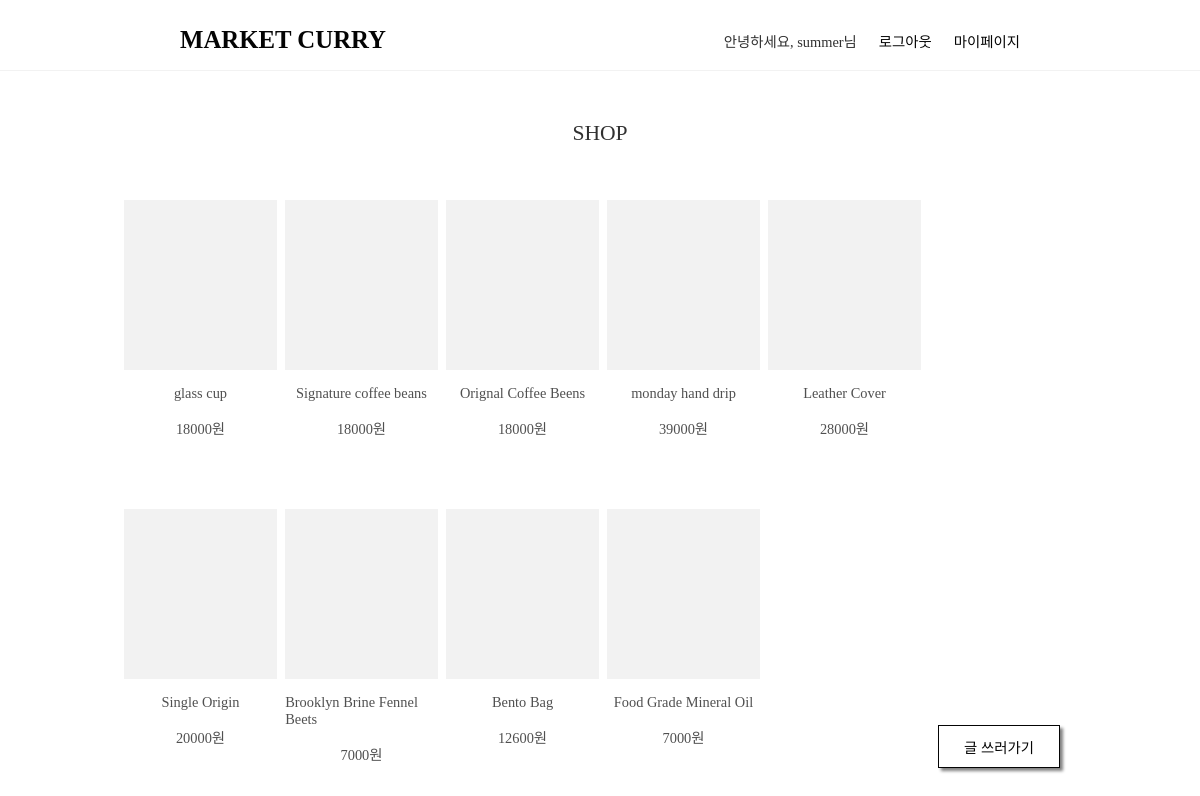
The app's page / (signed in) with its own data.
### app/models.py (models this page shows, shortened)
class Post(models.Model):
    title = models.CharField(max_length=200)
    img_url = models.TextField(null=True, blank=True)
    price = models.IntegerField(null=True, blank=True)
    content = models.TextField(null=True, blank=True)
    author = models.ForeignKey(User, on_delete=models.CASCADE, related_name='posts')

### app/views.py (the view)
# urls.py: 2. Add a URL to urlpatterns:  path('', views.home, name='home')
def home(request):
    posts = Post.objects.all()
    return render(request, 'home.html', { 'posts': posts })

### app/templates/home.html (shortened to what this page needs)
{% extends 'base.html' %}
{% block content %}
<main>
     <p class="shop-title">SHOP</p>
     <div class="post-item-box">
  {% for post in posts %}
        <div class="post-item">
          <a href="{% url 'detail' post.pk %}" class="post-img" style="background-image : url('{{ post.img_url }}'); background-size:cover; background-position:center center"></a>
          <a href="{% url 'detail' post.pk %}" class="post-title">{{ post.title }}</a>
          <p class="post-price">{{ post.price }}원</p>
        </div>
  {% endfor %}
  </div>
    </main>
  <a href="{% url 'new' %}" class="new">글 쓰러가기</a>
{% endblock content %}

### app/templates/base.html (shortened to what this page needs)
{% load static %}
{% load socialaccount %}
<!DOCTYPE html>
<html lang="en">
<head>
  <link rel="stylesheet" type="text/css" href="{% static 'base.css' %}?v=0.1">
</head>
<body>
  <header class="nav-bar">
    <a class="home-logo" href="{% url 'home' %}">MARKET CURRY</a>
    <div class="nav-item-wrapper">
      {% if user.is_authenticated %}
        <div class="nav-item">안녕하세요, {{ user.username }}님</div>
        <a class="nav-item" href="{% url 'logout' %}">로그아웃</a>
        <a class="nav-item" href="{% url 'mypage' %}">마이페이지</a>
      {% else %}
        <a class="nav-item" href="{% url 'login' %}">로그인</a>
        <a class="nav-item" href="{% url 'signup' %}">회원가입</a>
    {% endif %}
    </div>
  </header>
  {% block content %}
  {% endblock content %}
</body>
</html>

### app/static/base.css (style rules this page uses)
body { margin : 0; background-color : white; color : #303030; position : relative; font-size : 90%; }
ul, li, p, h2 { margin : 0; padding : 0; text-decoration : none; list-style:none; }
a { color : #040404; text-decoration : none; }
header { border-bottom : 0.5px solid #f2f2f2; padding : 0 15%; padding-top : 10px; display : flex; height : 60px; align-items : center; justify-content : space-between; }
.home-logo { font-size : 1.55rem; font-weight : 600; }
.nav-item-wrapper { display : flex; }
.nav-item-wrapper > .nav-item { margin-left : 22px; }
main { display : flex; flex-direction : column; align-items : center; }
.shop-title { font-size : 1.35rem; margin : 50px; }
.post-item-box { display : flex; flex-wrap : wrap; margin-left : auto; margin-right : auto; width : 80%; }
.post-item { width : 15.9%; height : 300px; margin: 4.2px; display : flex; flex-direction : column; align-items : center; position : relative; }
.post-img { width : 100%; height : 170px; background-color : #f2f2f2; }
.post-title, .post-price { margin-top : 15px; color : #505050; }
a.new { position : fixed; bottom : 45px; right : 140px; border : 1px solid; padding : 10px; width : 100px; background-color : white; text-align : center; box-shadow: 3px 3px 3px gray; }

### records on screen
Post: title "glass cup", price "18000"
Post: title "Signature coffee beans", price "18000"
Post: title "Orignal Coffee Beens", price "18000"
Post: title "monday hand drip", price "39000"
Post: title "Leather Cover", price "28000"
Post: title "Single Origin", price "20000"
Post: title "Brooklyn Brine Fennel Beets", price "7000"
Post: title "Bento Bag", price "12600"
Post: title "Food Grade Mineral Oil", price "7000"

### other values on screen
{{ user.username }} "summer"
